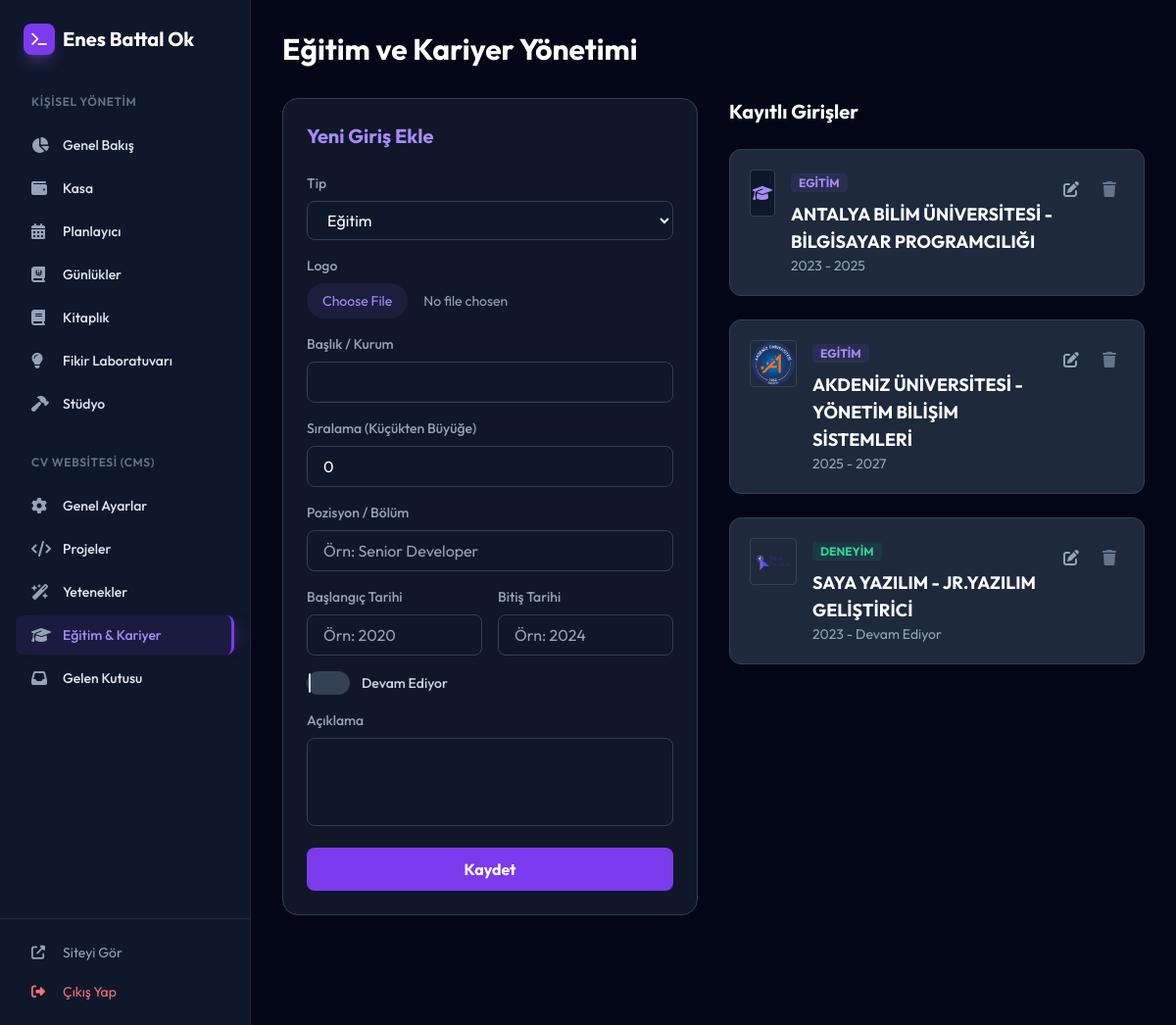
The page /admin/resume (signed in) on the database its author committed.
### models.py (models this page shows)
class YolHaritasi(db.Model):
    id = db.Column(db.Integer, primary_key=True)
    kategori_id = db.Column(db.Integer, db.ForeignKey('calisma_kategori.id'), nullable=True)
    baslik = db.Column(db.String(200), nullable=False)
    durum = db.Column(db.String(50))
    notlar = db.Column(db.Text)
    tip = db.Column(db.String(50)) # 'Egitim' veya 'Deneyim'
    tarih_araligi = db.Column(db.String(100))
    logo_url = db.Column(db.String(255))
    order_index = db.Column(db.Integer, default=0)
    start_date = db.Column(db.String(50))
    end_date = db.Column(db.String(50))
    is_active = db.Column(db.Boolean, default=False)
    position = db.Column(db.String(100))
    kategori = db.relationship('CalismaKategori', backref=db.backref('yol_haritalari', lazy=True))

### main.py (the view, shortened to what this page needs)
    @app.route('/admin/resume', methods=['GET', 'POST'])
    @login_required
    def admin_resume():
        items = YolHaritasi.query.order_by(YolHaritasi.order_index.asc()).all()
        return render_template('admin_resume.html', items=items)

### templates/admin_resume.html (shortened to what this page needs)
{% extends "admin_base.html" %}
{% block content %}
<div class="pb-20">
    <h1 class="text-3xl font-bold text-white mb-8">Eğitim ve Kariyer Yönetimi</h1>
    <div class="grid grid-cols-1 lg:grid-cols-2 gap-8">
        <div class="bg-slate-800/50 p-6 rounded-2xl border border-slate-700 h-fit">
            <h2 class="text-xl font-bold text-violet-400 mb-6">Yeni Giriş Ekle</h2>
            <form action="{{ url_for('admin_resume') }}" method="POST" enctype="multipart/form-data" class="space-y-4">
                <div>
                    <label class="block text-sm font-medium text-slate-400 mb-2">Tip</label>
                    <select name="tip" class="w-full px-4 py-2 bg-slate-900 border border-slate-700 rounded-lg text-white focus:border-violet-500 outline-none">
                        <option value="Egitim">Eğitim</option>
                    </select>
                </div>
                <div>
                    <label class="block text-sm font-medium text-slate-400 mb-2">Logo</label>
                    <input type="file" name="logo" class="w-full text-sm text-slate-400 file:mr-4 file:py-2 file:px-4 file:rounded-full file:border-0 file:bg-violet-500/10 file:text-violet-400">
                </div>
                <div>
                    <label class="block text-sm font-medium text-slate-400 mb-2">Başlık / Kurum</label>
                    <input type="text" name="baslik" required class="w-full px-4 py-2 bg-slate-900 border border-slate-700 rounded-lg text-white focus:border-violet-500 outline-none">
                </div>
                <div>
                    <label class="block text-sm font-medium text-slate-400 mb-2">Sıralama (Küçükten Büyüğe)</label>
                    <input type="number" name="order_index" value="0" class="w-full px-4 py-2 bg-slate-900 border border-slate-700 rounded-lg text-white focus:border-violet-500 outline-none">
                </div>
                <div>
                    <label class="block text-sm font-medium text-slate-400 mb-2">Pozisyon / Bölüm</label>
                    <input type="text" name="position" placeholder="Örn: Senior Developer" class="w-full px-4 py-2 bg-slate-900 border border-slate-700 rounded-lg text-white focus:border-violet-500 outline-none">
                </div>
                <div class="grid grid-cols-2 gap-4">
                    <div>
                        <label class="block text-sm font-medium text-slate-400 mb-2">Başlangıç Tarihi</label>
                        <input type="text" name="start_date" placeholder="Örn: 2020" class="w-full px-4 py-2 bg-slate-900 border border-slate-700 rounded-lg text-white focus:border-violet-500 outline-none">
                    </div>
                    <div>
                        <label class="block text-sm font-medium text-slate-400 mb-2">Bitiş Tarihi</label>
                        <input type="text" name="end_date" placeholder="Örn: 2024" class="w-full px-4 py-2 bg-slate-900 border border-slate-700 rounded-lg text-white focus:border-violet-500 outline-none">
                    </div>
                </div>
                <div class="flex items-center">
                    <label class="relative inline-flex items-center cursor-pointer">
                        <div class="w-11 h-6 bg-slate-700 peer-focus:outline-none peer-focus:ring-4 peer-focus:ring-violet-800 rounded-full peer peer-checked:after:translate-x-full peer-checked:after:border-white after:content-[''] after:absolute after:top-[2px] after:left-[2px] after:bg-white after:border-gray-300 after:border after:rounded-full after:h-5 after:width-5 after:transition-all peer-checked:bg-violet-600"></div>
                        <span class="ml-3 text-sm font-medium text-slate-300">Devam Ediyor</span>
                    </label>
                </div>
                <div>
                    <label class="block text-sm font-medium text-slate-400 mb-2">Açıklama</label>
                    <textarea name="notlar" rows="3" class="w-full px-4 py-2 bg-slate-900 border border-slate-700 rounded-lg text-white focus:border-violet-500 outline-none resize-none"></textarea>
                </div>
                <button type="submit" class="w-full py-2.5 bg-violet-600 hover:bg-violet-700 text-white font-bold rounded-lg transition-all">Kaydet</button>
            </form>
        </div>
        <div class="space-y-6">
            <h2 class="text-xl font-bold text-white">Kayıtlı Girişler</h2>
            {% for item in items %}
            <div class="bg-slate-800 p-5 rounded-xl border border-slate-700 flex justify-between items-start">
                <div class="flex gap-4">
                    {% if item.logo_url %}
                    <img src="{{ item.logo_url }}" class="w-12 h-12 rounded object-cover border border-slate-700">
                    {% else %}
                    <div class="w-12 h-12 rounded bg-slate-900 flex items-center justify-center border border-slate-700">
                        <i class="fas {% if item.tip == 'Egitim' %}fa-graduation-cap text-violet-400{% else %}fa-briefcase text-emerald-400{% endif %}"></i>
                    </div>
                    {% endif %}
                    <div>
                        <span class="text-xs font-bold uppercase px-2 py-0.5 rounded {% if item.tip == 'Egitim' %}bg-violet-500/10 text-violet-400{% else %}bg-emerald-500/10 text-emerald-400{% endif %}">{{ item.tip }}</span>
                        <h3 class="text-lg font-bold text-white mt-2">{{ item.baslik }}</h3>
                        <p class="text-slate-400 text-sm">{{ item.tarih_araligi }}</p>
                    </div>
                </div>
                <div class="flex gap-2">
                    <a href="{{ url_for('edit_resume', id=item.id) }}" class="text-slate-400 hover:text-violet-400 transition-colors p-2"><i class="fas fa-edit"></i></a>
                    <a href="{{ url_for('delete_resume', id=item.id) }}" class="text-slate-500 hover:text-red-500 transition-colors p-2"><i class="fas fa-trash"></i></a>
                </div>
            </div>
            {% endfor %}
        </div>
    </div>
</div>
{% endblock %}

### templates/admin_base.html (style rules this page uses)
body { font-family: 'Outfit', sans-serif; }

### rows shown on the page
YolHaritasi: tip "EGITIM", baslik "ANTALYA BİLİM ÜNİVERSİTESİ - BİLGİSAYAR PROGRAMCILIĞI", tarih_araligi "2023 - 2025"
YolHaritasi: logo_url (picture), tip "EGITIM", baslik "AKDENİZ ÜNİVERSİTESİ - YÖNETİM BİLİŞİM SİSTEMLERİ", tarih_araligi "2025 - 2027"
YolHaritasi: logo_url (picture), tip "DENEYIM", baslik "SAYA YAZILIM - JR.YAZILIM GELİŞTİRİCİ", tarih_araligi "2023 - Devam Ediyor"
